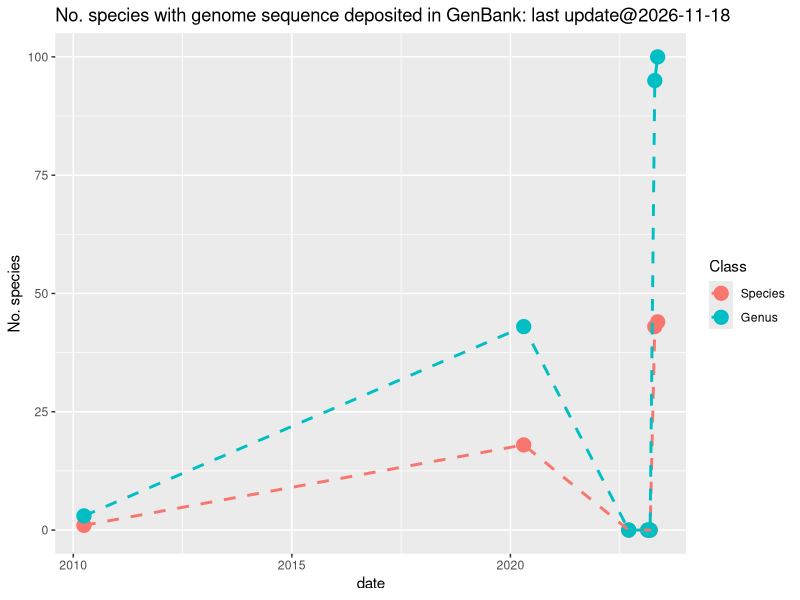

Reproduce this figure in R.
#plot.no_genome_deposited.R


library(tidyverse)
library(ggplot2)
library(lubridate)

list20220915 <- read_csv("aquatic_organism_genome_size_2022_0915.csv")
list20230221 <- read_csv("aquatic_organism_genome_size_2023_0221.csv")
list20230313 <- read_csv("aquatic_organism_genome_size_2023_0313.csv")
list20230329 <- read_csv("aquatic_organism_genome_size_2023_0329.csv")
list20230421 <- read_csv("aquatic_organism_genome_size_2023_0421.csv")
list20230515 <- read_csv("aquatic_organism_genome_size_2023_0515.csv")


No_sp_genome_20100331 <- 1
No_sp_genome_20200421 <- 18
No_sp_genome_20220915 <- sum(!is.na(list20220915$Genome_size_of_the_species_Mbp)) 
No_sp_genome_20230221 <- sum(!is.na(list20230221$Genome_size_of_the_species_Mbp)) 
No_sp_genome_20230313 <- sum(!is.na(list20230313$Genome_size_of_the_species_Mbp)) 
No_sp_genome_20230329 <- sum(!is.na(list20230329$Genome_size_of_the_species_Mbp)) 
No_sp_genome_20230421 <- sum(!is.na(list20230421$Genome_size_of_the_species_Mbp)) 
No_sp_genome_20230515 <- sum(!is.na(list20230515$Genome_size_of_the_species_Mbp)) 


No_sp_genus_20100331 <- 3
No_sp_genus_20200421 <- 43
No_genus_genome_20220915 <- sum(!is.na(list20220915$Average_genome_size_of_the_genus_Mbp)) 
No_genus_genome_20230221 <- sum(!is.na(list20230221$Average_genome_size_of_the_genus_Mbp)) 
No_genus_genome_20230313 <- sum(!is.na(list20230313$Average_genome_size_of_the_genus_Mbp)) 
No_genus_genome_20230329 <- sum(!is.na(list20230329$Average_genome_size_of_the_genus_Mbp)) 
No_genus_genome_20230421 <- sum(!is.na(list20230421$Average_genome_size_of_the_genus_Mbp)) 
No_genus_genome_20230515 <- sum(!is.na(list20230515$Average_genome_size_of_the_genus_Mbp)) 


genome_chronology <- tibble(
  date = c(ymd("2010-03-31"),ymd("2020-04-21"),ymd("2022-09-15"), 
           ymd("2023-02-21"),ymd("2023-03-13"),ymd("2023-04-21"),
           ymd("2023-05-15")), 
  Species = c(No_sp_genome_20100331, No_sp_genome_20200421, No_sp_genome_20220915,
              No_sp_genome_20230221,No_sp_genome_20230313, No_sp_genome_20230421,
              No_sp_genome_20230515),
  Genus = c(No_sp_genus_20100331,No_sp_genus_20200421,No_genus_genome_20220915,
            No_genus_genome_20230221,No_genus_genome_20230313,No_genus_genome_20230421,
            No_genus_genome_20230515)
            )

Taxonomic_class_lab <- c("Species","Genus")

genome_chronology <- genome_chronology %>% 
  tidyr::gather(Levels, Value, -date) %>% mutate(Class = factor(Levels, levels=Taxonomic_class_lab))

current_day <-  Sys.Date()
title_lab <- paste0("No. species with genome sequence deposited in GenBank: last update@",current_day)
plot_sp_level <- ggplot(data = genome_chronology, aes(x=date, y = Value, color=Class, group=Class)) + 
  geom_point(size=4.5) + 
  geom_line(linetype = "dashed", linewidth = 1) +
  labs(y="No. species", title=title_lab)

png("No_sp_genome_deposited.png", width = 600, height = 400)
plot_sp_level
dev.off()
